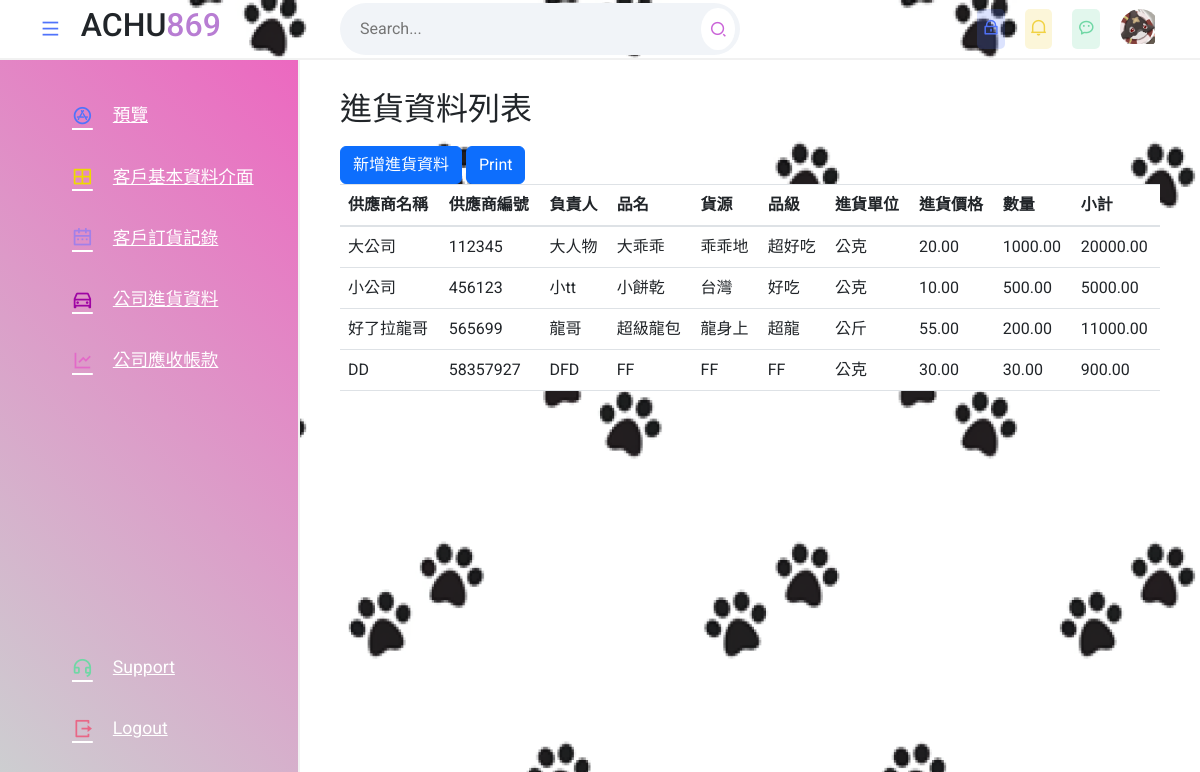
Screenshot of /ComWeb3.php with the database file from the repository.
### tables this page shows
CREATE TABLE `mycompany_income` (
  `ID` int(255) NOT NULL,
  `Supplier_name` varchar(16) NOT NULL,
  `Supplier_number` int(6) NOT NULL,
  `Supplier_r_people` varchar(16) NOT NULL,
  `Product_name` varchar(10) NOT NULL,
  `Source` varchar(12) NOT NULL,
  `Specification` varchar(12) NOT NULL,
  `Import_Unit` varchar(6) NOT NULL,
  `Import_Price` decimal(10,2) NOT NULL,
  `Quantity` decimal(10,2) NOT NULL,
  `Subtotal` decimal(10,2) GENERATED ALWAYS AS (`Import_Price` * `Quantity`) VIRTUAL
);

### ComWeb3.php (the view, shortened to what this page needs)
<?php
require_once('./connection.php');
$sql = "SELECT * FROM `mycompany_income`;";
$result = mysqli_query($link, $sql);
$arr_users = [];
if ($result->num_rows > 0) {
    $arr_users = $result->fetch_all(MYSQLI_ASSOC);
}
?>
<!DOCTYPE html>
<html lang="zh-TW">
<head>
    <link rel="stylesheet" href="./assets/css/styles.css">
    <link href="https://cdn.jsdelivr.net/npm/remixicon@2.5.0/fonts/remixicon.css" rel="stylesheet">
    <link rel="stylesheet" type="text/css" href="https://cdn.datatables.net/v/dt/dt-1.10.16/datatables.min.css"/>
    <link rel="stylesheet" href="https://maxcdn.bootstrapcdn.com/bootstrap/4.0.0/css/bootstrap.min.css">
    <link href="https://cdn.jsdelivr.net/npm/bootstrap@5.2.3/dist/css/bootstrap.min.css" rel="stylesheet"
>
</head>
<body>
    <section class="header">
        <div class="logo">
        <i class="ri-menu-line icon icon-0 menu"></i>
            <h2>ACHU<span>869</span></h2>
        </div>
        <div class="search--notification--profile">
            <div class="search">
                <input type="text" placeholder="Search...">
                <button><i class="ri-search-2-line"></i></button>
            </div>
            <div class="notification--profile">
                <div class="picon lock">
                    <i class="ri-lock-line"></i>
                </div>
                <div class="picon bell">
                    <i class="ri-notification-2-line"></i>
                </div>
                <div class="picon chat">
                    <i class="ri-wechat-2-line"></i>
                </div>
                <div class="picon profile">
                    <img src="assets/images/profile.png" alt="">
                </div>
            </div>
        </div>
    </section>
    <section class="main">
        <div class="sidebar">
            <ul class="sidebar--items">
            <li>
                    <a href="./Overview.php ">
                        <span class="icon icon-0"><i class="ri-app-store-line"></i></span>
                        <span class="sidebar--item">預覽 </span>
                    </a>
                </li>
                <li>
                    <a href="./ComWeb1.php">
                        <span class="icon icon-1    "><i class="ri-layout-grid-line"></i></span>
                        <span class="sidebar--item">客戶基本資料介面</span>
                    </a>
                </li>
                <li>
                    <a href="./ComWeb2.php">
                        <span class="icon icon-2"><i class="ri-calendar-2-line"></i></span>
                        <span class="sidebar--item">客戶訂貨記錄</span>
                    </a>
                </li>
                <li>
                    <a href="./ComWeb3.php">
                        <span class="icon icon-3"><i class="ri-car-line"></i></span>
                        <span class="sidebar--item" style="white-space: nowrap;">公司進貨資料</span>
                    </a>
                </li>
                <li>
                    <a href="./ComWeb4.php">
                        <span class="icon icon-4"><i class="ri-line-chart-line"></i></span>
                        <span class="sidebar--item">公司應收帳款</span>
                    </a>
                </li>
            </ul>
            <ul class="sidebar--bottom-items">
            <li>
                    <a href="#">
                        <span class="icon icon-5"><i class="ri-customer-service-line"></i></span>
                        <span class="sidebar--item">Support</span>
                    </a>
                </li>
                <li>
                    <a href="./index.php">
                        <span class="icon icon-7"><i class="ri-logout-box-r-line"></i></span>
                        <span class="sidebar--item">Logout</span>
                    </a>
                </li>
            </ul>
        </div>
        <div class="main--content">
            <div class="recent--patients">
                <div class="title">
                    <h2 class="section--title">進貨資料列表</h2>
                </div>
                <div class="table">
                <a class="btn btn-primary"href="./3_Create.php" role="button">新增進貨資料</a>
                <button onclick="window.print();" class="btn btn-primary">Print</button>
                <table id="usetTable" class="table">
                    <thead>
                    <th>供應商名稱</th>
                    <th>供應商編號</th>
                    <th>負責人</th>
                    <th>品名</th>
                    <th>貨源</th>
                    <th>品級</th>
                    <th>進貨單位</th>
                    <th>進貨價格</th>
                    <th>數量</th>
                    <th>小計</th>
                    </thead>
                    <tbody>
                    <?php if(!empty($arr_users)) { ?>
                        <?php foreach($arr_users as $user) { ?>
                            <tr>
                                <td><?php echo $user['Supplier_name']; ?></td>
                                <td><?php echo $user['Supplier_number']; ?></td>
                                <td><?php echo $user['Supplier_r_people']; ?></td>
                                <td><?php echo $user['Product_name']; ?></td>
                                <td><?php echo $user['Source']; ?></td>
                                <td><?php echo $user['Specification']; ?></td>
                                <td><?php echo $user['Import_Unit']; ?></td>
                                <td><?php echo $user['Import_Price']; ?></td>
                                <td><?php echo $user['Quantity']; ?></td>
                                <td><?php echo $user['Subtotal']; ?></td>
                            </tr>
                        <?php } ?>
                    <?php } ?>
                    </tbody>
                    </table>
                </div>
            </div>
        </div>
    </section>
</body>
</html>

### assets/css/styles.css (style rules this page uses)
* { margin: 0; padding: 0; box-sizing: border-box; font-family: 'Roboto', sans-serif; }
body { background-image: url(../images/bg.png); background-position: center top; background-repeat: no-repeat; background-attachment: fixed; background-size: cover; margin: 0; padding-bottom: 0px; position: relative; width: 100%; }
.header { height: 60px; width: 100%; display: flex; align-items: center; border-bottom: 2px solid #f1f1f1; }
.logo { display: flex; align-items: center; width: 300px; padding-left: 40px; }
.logo span { color: #b87dd3; }
.search--notification--profile { display: flex; align-items: center; justify-content: space-between; width: calc(100% - 300px); padding: 0 40px; }
.search { background-color: #f1f4f8; border-radius: 50px; width: 400px; padding: 5px; display: flex; align-items: center; justify-content: space-between; }
.search input { background-color: transparent; outline: none; border: none; text-indent: 15px; width: 85%; }
.search button { outline: none; border: none; border-radius: 50%; background-color: #fff; padding: 8px; display: flex; align-items: center; justify-content: center; }
.search button i { font-size: 1.1rem; color: #ca63d8; }
.notification--profile { display: flex; align-items: center; }
.picon { margin-left: 20px; font-size: 1.1rem; padding: 5px; border-radius: 5px; }
.lock { color: #5073fb; background-color: rgba(80, 115, 251, .2); }
.bell { color: #f1d243; background-color: rgba(241, 210, 67, .2); }
.chat { color: #70d7a5; background-color: rgba(112, 215, 165, .2); }
.profile { position: relative; width: 40px; height: 40px; border-radius: 50%; overflow: hidden; }
img { position: absolute; top: 0; left: 0; width: 35px; height: 35px; object-fit: cover; }
.main { position: relative; width: 100%; min-height: calc(100vh - 60px); }
.sidebar { position: absolute; top: 0; left: 0; height: 100%; width: 300px; background: linear-gradient(45deg, #ccd1d1, #ec68c0); padding: 30px; display: flex; flex-direction: column; justify-content: space-between; border-right: 2px solid #f1f1f1; transition: .3s; }
li { list-style: none; }
a { text-decoration: none; }
.sidebar--items a, .sidebar--bottom-items a { display: flex; align-items: center; margin-bottom: 10px; font-size: 1.1rem; color: rgb(255, 255, 255); padding: 10px; border-radius: 10px; }
.sidebar--bottom-items li:last-child a { margin-bottom: 0; }
.icon { position: relative; display: flex; align-items: center; justify-content: center; margin-right: 20px; font-size: 1.3rem; }
.icon-0 { color: #5073fb; }
.icon-1 { color: #eeda00; }
.icon-2 { color: #a280e9; }
.icon-3 { color: #9e04a3; }
.icon-4 { color: #e36ac8; }
.icon-5 { color: #70d7a5; }
.icon-7 { color: #e86786; }
.main--content { position: absolute; top: 0; right: 0; height: 100%; width: calc(100% - 300px); padding: 0 40px; overflow-y: hidden; transition: .3s; }
.title { display: flex; align-items: center; justify-content: space-between; margin-bottom: 10px; margin-top: 30px; }
.section--title { font-weight: 400; }
.recent--patients { margin-bottom: 20px; }
table { width: 100%; text-align: left; border-collapse: collapse; }
tr { border-bottom: 1px solid #f1f1f1; }
td, th { padding-block: 10px; }

### rows the page displays
mycompany_income: Supplier_name "大公司", Supplier_number "112345", Supplier_r_people "大人物", Product_name "大乖乖", Source "乖乖地", Specification "超好吃", Import_Unit "公克", Import_Price "20.00", Quantity "1000.00", Subtotal "20000.00"
mycompany_income: Supplier_name "小公司", Supplier_number "456123", Supplier_r_people "小tt", Product_name "小餅乾", Source "台灣", Specification "好吃", Import_Unit "公克", Import_Price "10.00", Quantity "500.00", Subtotal "5000.00"
mycompany_income: Supplier_name "好了拉龍哥", Supplier_number "565699", Supplier_r_people "龍哥", Product_name "超級龍包", Source "龍身上", Specification "超龍", Import_Unit "公斤", Import_Price "55.00", Quantity "200.00", Subtotal "11000.00"
mycompany_income: Supplier_name "DD", Supplier_number "58357927", Supplier_r_people "DFD", Product_name "FF", Source "FF", Specification "FF", Import_Unit "公克", Import_Price "30.00", Quantity "30.00", Subtotal "900.00"
